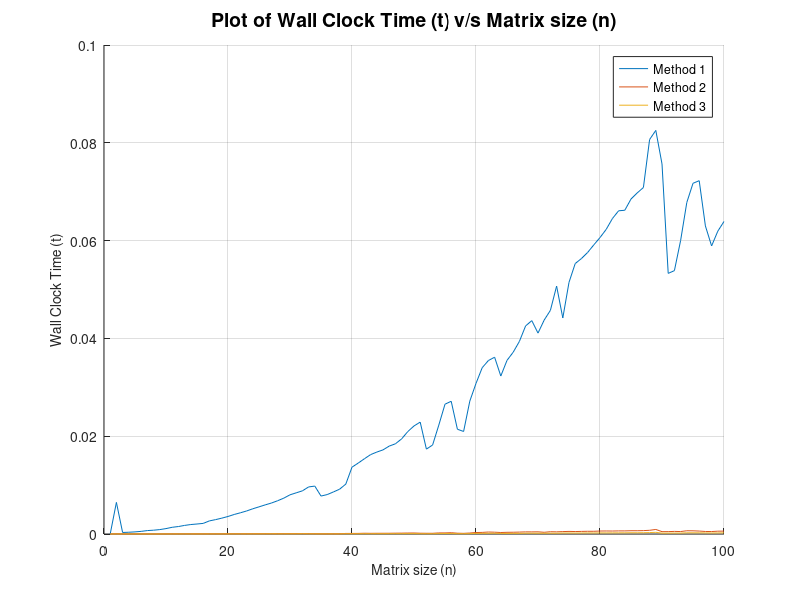

Write MATLAB code to recreate this figure.
clc
clear all
format longG

time_1 = zeros(100, 1);
time_2 = zeros(100, 1);
time_3 = zeros(100, 1);

for n = 2 : 100 % A matrix has order >= 1

  tic();
  A = randi([-999, 999], n, n);


  while det(A) == 0
    A = randi([-999, 999], n, n);
  endwhile

  b = randi([-999, 999], n, 1);


  for j = 1 : (n - 1)
    for i = n : -1 : (j + 1)
      mul = A(i, j) / A(j, j);
      A(i, : ) = A(i, : ) - mul * A(j, : );
      b(i) = b(i) - mul * b(j);
    endfor
  endfor

  X = zeros(n, 1);

  X(n) = b(n) / A(n, n);
  for i = (n - 1) : -1 : 1
    sum = 0;
    for j = n : -1 : (i + 1)
      sum = sum + A(i, j) * X(j);
    endfor
    X(i) = (b(i) - sum) / A(i, i);
  endfor
  time_1(n) = toc();

  tic();
  Y = inv(A) * b;
  time_2(n) = toc();

  tic();
  Z = A \ b;
  time_3(n) = toc();

endfor

x = [1 : 100];
hold
plot(x, time_1)
plot(x, time_2)
plot(x, time_3)
xlabel('Matrix size (n)', 'fontsize', 10)
ylabel('Wall Clock Time (t)', 'fontsize', 10)
title('Plot of Wall Clock Time (t) v/s Matrix size (n)', 'fontsize', 14)
legend('Method 1', 'Method 2', 'Method 3')
grid()



